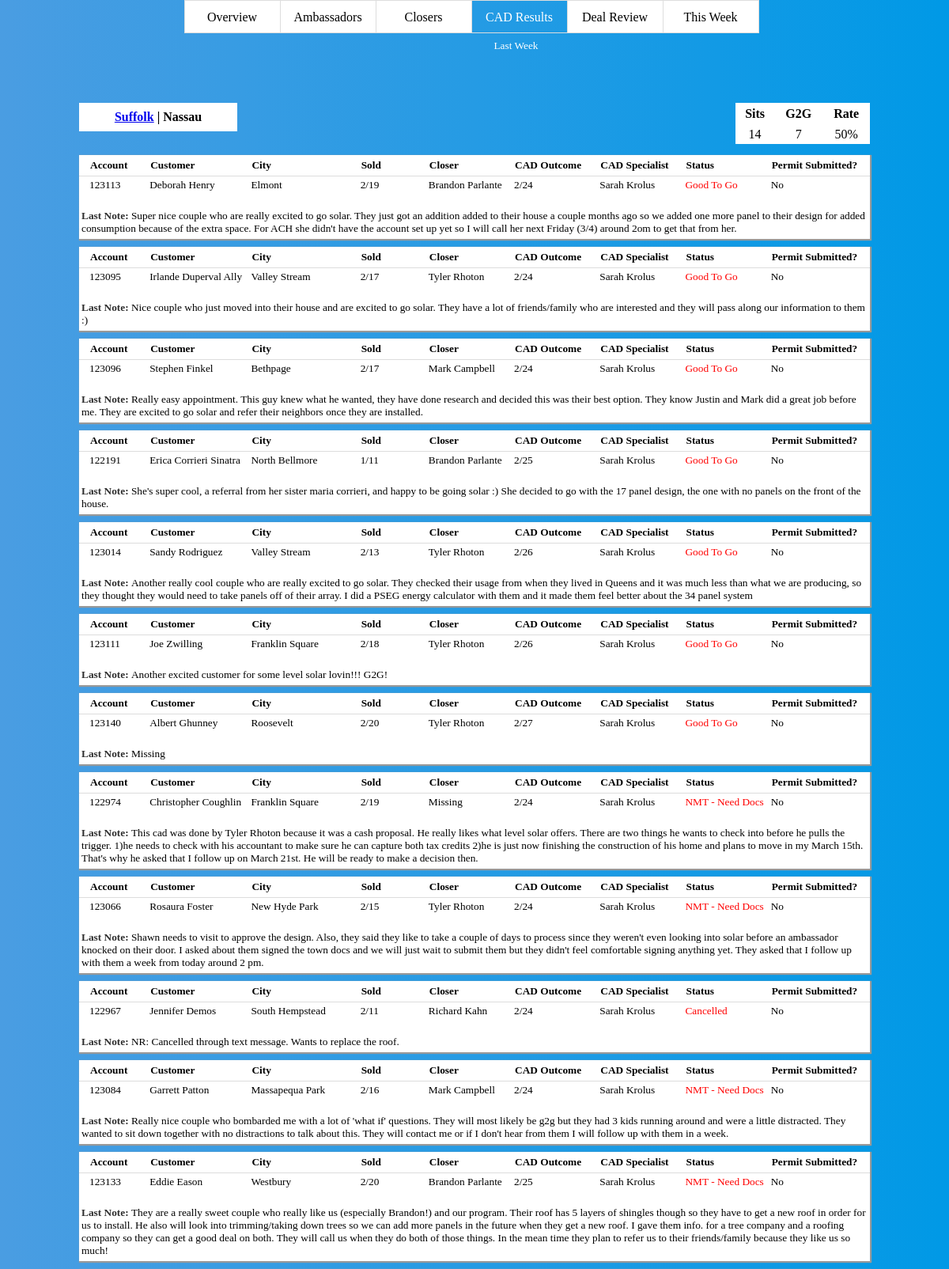
Screenshot of /cads/nassau (upper part) with the database file from the repository.
### appdev2.py (models this page shows, shortened)
class CAD(db.Model):
    id = db.Column(db.Integer, primary_key=True)
    name = db.Column(db.String)
    contact_id = db.Column(db.String)
    account_num = db.Column(db.String)
    city = db.Column(db.String)
    county = db.Column(db.String)
    sale_date = db.Column(db.DateTime)
    closer = db.Column(db.String)
    cad_closer = db.Column(db.String)
    cad_sit = db.Column(db.String)
    cad_outcome_date = db.Column(db.DateTime)
    cad_outcome = db.Column(db.String)
    cad_notes = db.Column(db.Text)

### appdev2.py (the view)
@app.route("/cads/nassau")
def cads_nassau():
    info = json_cads()
    return render_template("cads_nassau.html", info=info)

### appdev2.py (called while the page is built)
def get_week_start():
    utc_zone = pytz.timezone('UTC')
    est_zone = pytz.timezone('US/Eastern')
    now_utc_naive = datetime.datetime.utcnow()
    now_utc_aware = utc_zone.localize(now_utc_naive)
    now_est_aware = now_utc_aware.astimezone(est_zone)
    today_12am_est = now_est_aware.replace(hour=0, minute=0, second=0)
    one_day = datetime.timedelta(days=1)
    today_int = now_est_aware.weekday()
    week_start = today_12am_est - (one_day * today_int)
    return week_start

### templates/cads_nassau.html (shortened to what this page needs)
<!DOCTYPE html>
<html lang="en">
<head>
  <link rel="stylesheet" type="text/css" href="/static/css/sm.css">
</head>
<body>
  <div style="height:50px;margin-bottom:0px;width:735px;margin-left:auto;margin-right:auto">
    <a href="http://104.131.100.182/sm" style="text-decoration:none">
      <div id="navlink" style="margin-left:auto;float:left">
        <p>Overview</p>
      </div>
    </a>
    <a href="http://104.236.9.131/sm_amb/suffolk" style="text-decoration:none">
      <div id="navlink" style="border-left:none">
        <p>Ambassadors</p>
      </div>
    </a>
    <a href="http://104.131.100.182/closers" style="text-decoration:none">
      <div id="navlink" style="border-left:none">
        <p>Closers</p>
      </div>
    </a>
    <a href="" style="text-decoration:none">
      <div id="navlink-active" style="border-left:none">
        <p>CAD Results</p>
      </div>
    </a>
    <a href="http://google.com" style="text-decoration:none">
      <div id="navlink" style="border-left:none">
        <p>Deal Review</p>
      </div>
    </a>
    <a href="http://google.com" style="text-decoration:none">
      <div id="navlink" style="border-left:none">
        <p>This Week</p>
      </div>
    </a>
  </div>
 <div style="height:50px;margin-bottom:30px;width:735px;margin-left:auto;margin-right:auto">
      <div id="navlink" style="margin-left:auto;float:left;border:none;background-color:transparent">
      </div>
      <div id="navlink" style="border:none;background-color:transparent">
      </div>
      <div id="navlink" style="border:none;background-color:transparent">
      </div>
      <div id="navlink" style="border:none;background-color:transparent;height:20px">
        <p style="color:white;font-size:10pt;margin-top:3px">Last Week</p>
      </div>
      <div id="navlink" style="border:none;background-color:transparent">
      </div>
      <div id="navlink" style="border:none;background-color:transparent">
      </div>
  </div>
<div id="container">
 <div id="content">
  <div style="width:1000px;margin-left:auto;margin-right:auto;margin-bottom:10px;height:30px">
       <table class="tablesorter myTable" style="box-shadow:none;width:200px;float:left;font-weight:none;margin-bottom:30px">
                    <tbody>
                        <tr>
                            <td style="height:30px;font-weight:bold;box-shadow:none"><a href="{{ url_for('cads_suffolk') }}">Suffolk</a> | Nassau</td>
                    </tbody>
                </table>
    <table class="tablesorter myTable" id="tabletitle" style="background-color:none;float:right;width:170px;box-shadow:none;font-size:12pt;margin-bottom:10px">
      <tr>
        <th style="border-bottom:none">Sits</th>
        <th style="border-bottom:none">G2G</th>
        <th style="border-bottom:none">Rate</th>
      </tr>
      <tr>
        <td>{{ info["Nassau"]["sits"] }}</td>
        <td>{{ info["Nassau"]["g2g"] }}</td>
        <td>{{ info["Nassau"]["g2g_rate"] }}</td>
      </tr>
    </table>
  </div>
{% for item in info["Nassau"]["outcomes"] %}
  <table class="tablesorter myTable" style="width:1000px;margin-top:0px;margin-bottom:10px;font-size:10pt">
    <thead>
     <tr style="font-weight:bold">
      <th style="text-align:left;text-indent:10px;width:40px">Account</th>
      <th style="text-align:left;width:120px">Customer</th>
      <th style="text-align:left;width:130px">City</th>
      <th style="text-align:left;width:40px">Sold</th>
      <th style="text-align:left;width:100px">Closer</th>
      <th style="text-align:left;width:100px">CAD Outcome</th>
      <th style="text-align:left;width:100px">CAD Specialist</th>
      <th style="text-align:left;width:100px">Status</th>
      <th style="text-align:left;width:120px">Permit Submitted?</th>
    </tr>
  </thead>
  <tbody>
    <tr>
      <td style="width:80px;text-align:left;text-indent:10px">{{ item["account_num"] }}</td>
      <td style="width:80px;text-align:left">{{ item["name"] }}</td>
      <td style="width:80px;text-align:left">{{ item["city"] }}</td>
      <td style="width:80px;text-align:left">{{ item["sale_date"] }}</td>
      <td style="width:80px;text-align:left">{{ item["closer"] }}</td>
      <td style="width:80px;text-align:left">{{ item["cad_outcome_date"] }}</td>
      <td style="width:80px;text-align:left">{{ item["cad_closer"] }}</td>
      <td style="width:80px;text-align:left;color:red">{{ item["cad_outcome"] }}</td>
      <td style="width:80px;text-align:left">{{ item["permit_submitted"] }}</td>
    </tr>
    <tr>
      <td colspan="9" style="text-align:left;padding-top:20px;padding-bottom:5px"><span style="font-weight:bold">Last Note: </span>{{ item["cad_notes"] }}</td>
    </tr>
  </tbody>
</table>
{% endfor %}
</div>
</div>
</body>
</html>

### static/css/sm.css (style rules this page uses)
body { background-color: #4a9de2; margin: 0; padding: 0; height: 100%; font-family: Trebuchet MS; background: #4a9de2; background: -webkit-linear-gradient(to left, #0099e6, #4a9de2); background: linear-gradient(to left, #0099e6, #4a9de2); }
table { border-collapse: collapse; width: 840px; }
.myTable th { text-decoration: ; }
#navlink { width: 120px; font-size: 10pt; margin-left: auto; margin-right: auto; background-color: white; height: 40px; border: 1px solid #dddddd; line-height:10px; color: ; float: left; }
#navlink-active { width: 120px; font-size: 10pt; margin-left: auto; margin-right: auto; background-color: ; height: 40px; border: 1px solid #dddddd; color: white; font-size: 12pt; font-weight: ; text-align: center; line-height:10px; float: left; }
#navlink p { color: black; font-size: 12pt; text-align: center; }
.table.title h3, span { margin-top: 0px; margin-bottom: 0px; color: #2E2E2E; width: 1000px; margin-left: auto; margin-right: auto; }
.myTable td { border-collapse: collapse; padding: 3px; }
.myTable th { border-bottom: 1px solid #dddddd; border-collapse: collapse; padding: 4px; background-color: white; padding-top: 5px; padding-bottom: 5px; }
.tablesorter { font-family: Trebuchet MS; background-color: #FFFFFF; margin-left: auto; margin-right: auto; font-size: 12pt; width: 1000px; text-align: center; box-shadow: 1px 1px 1px 1px #999999; }
#container { min-height: 100%; position: relative; }
#content { padding-bottom: 368px; }

### rows the page displays
CAD: account_num "123113", name "Deborah Henry", city "Elmont", sale_date "2/19", closer "Brandon Parlante", cad_outcome_date "2/24", cad_closer "Sarah Krolus", cad_outcome "Good To Go", permit_submitted "No", cad_notes "Super nice couple who are really excited to go solar. They just got an addition added to their house a couple months ago so we added one more panel to their design for added consumption because of the extra space. For ACH she didn't have the account set up yet so I will call her next Friday (3/4) around 2om to get that from her."
CAD: account_num "123095", name "Irlande Duperval Ally", city "Valley Stream", sale_date "2/17", closer "Tyler Rhoton", cad_outcome_date "2/24", cad_closer "Sarah Krolus", cad_outcome "Good To Go", permit_submitted "No", cad_notes "Nice couple who just moved into their house and are excited to go solar. They have a lot of friends/family who are interested and they will pass along our information to them :)"
CAD: account_num "123096", name "Stephen Finkel", city "Bethpage", sale_date "2/17", closer "Mark Campbell", cad_outcome_date "2/24", cad_closer "Sarah Krolus", cad_outcome "Good To Go", permit_submitted "No", cad_notes "Really easy appointment. This guy knew what he wanted, they have done research and decided this was their best option. They know Justin and Mark did a great job before me. They are excited to go solar and refer their neighbors once they are installed."
CAD: account_num "122191", name "Erica Corrieri Sinatra", city "North Bellmore", sale_date "1/11", closer "Brandon Parlante", cad_outcome_date "2/25", cad_closer "Sarah Krolus", cad_outcome "Good To Go", permit_submitted "No", cad_notes "She's super cool, a referral from her sister maria corrieri, and happy to be going solar :) She decided to go with the 17 panel design, the one with no panels on the front of the house."
CAD: account_num "123014", name "Sandy Rodriguez", city "Valley Stream", sale_date "2/13", closer "Tyler Rhoton", cad_outcome_date "2/26", cad_closer "Sarah Krolus", cad_outcome "Good To Go", permit_submitted "No", cad_notes "Another really cool couple who are really excited to go solar. They checked their usage from when they lived in Queens and it was much less than what we are producing, so they thought they would need to take panels off of their array. I did a PSEG energy calculator with them and it made them feel better about the 34 panel system"
CAD: account_num "123111", name "Joe Zwilling", city "Franklin Square", sale_date "2/18", closer "Tyler Rhoton", cad_outcome_date "2/26", cad_closer "Sarah Krolus", cad_outcome "Good To Go", permit_submitted "No", cad_notes "Another excited customer for some level solar lovin!!! G2G!"
CAD: account_num "123140", name "Albert Ghunney", city "Roosevelt", sale_date "2/20", closer "Tyler Rhoton", cad_outcome_date "2/27", cad_closer "Sarah Krolus", cad_outcome "Good To Go", permit_submitted "No", cad_notes "Missing"
CAD: account_num "122974", name "Christopher Coughlin", city "Franklin Square", sale_date "2/19", closer "Missing", cad_outcome_date "2/24", cad_closer "Sarah Krolus", cad_outcome "NMT - Need Docs", permit_submitted "No", cad_notes "This cad was done by Tyler Rhoton because it was a cash proposal. He really likes what level solar offers. There are two things he wants to check into before he pulls the trigger. 1)he needs to check with his accountant to make sure he can capture both tax credits 2)he is just now finishing the construction of his home and plans to move in my March 15th. That's why he asked that I follow up on March 21st. He will be ready to make a decision then."
CAD: account_num "123066", name "Rosaura Foster", city "New Hyde Park", sale_date "2/15", closer "Tyler Rhoton", cad_outcome_date "2/24", cad_closer "Sarah Krolus", cad_outcome "NMT - Need Docs", permit_submitted "No", cad_notes "Shawn needs to visit to approve the design. Also, they said they like to take a couple of days to process since they weren't even looking into solar before an ambassador knocked on their door. I asked about them signed the town docs and we will just wait to submit them but they didn't feel comfortable signing anything yet. They asked that I follow up with them a week from today around 2 pm."
CAD: account_num "122967", name "Jennifer Demos", city "South Hempstead", sale_date "2/11", closer "Richard Kahn", cad_outcome_date "2/24", cad_closer "Sarah Krolus", cad_outcome "Cancelled", permit_submitted "No", cad_notes "NR: Cancelled through text message. Wants to replace the roof."
CAD: account_num "123084", name "Garrett Patton", city "Massapequa Park", sale_date "2/16", closer "Mark Campbell", cad_outcome_date "2/24", cad_closer "Sarah Krolus", cad_outcome "NMT - Need Docs", permit_submitted "No", cad_notes "Really nice couple who bombarded me with a lot of 'what if' questions. They will most likely be g2g but they had 3 kids running around and were a little distracted. They wanted to sit down together with no distractions to talk about this. They will contact me or if I don't hear from them I will follow up with them in a week."
CAD: account_num "123133", name "Eddie Eason", city "Westbury", sale_date "2/20", closer "Brandon Parlante", cad_outcome_date "2/25", cad_closer "Sarah Krolus", cad_outcome "NMT - Need Docs", permit_submitted "No", cad_notes "They are a really sweet couple who really like us (especially Brandon!) and our program. Their roof has 5 layers of shingles though so they have to get a new roof in order for us to install. He also will look into trimming/taking down trees so we can add more panels in the future when they get a new roof. I gave them info. for a tree company and a roofing company so they can get a good deal on both. They will call us when they do both of those things. In the mean time they plan to refer us to their friends/family because they like us so much!"

### other values shown
{{ info["Nassau"]["sits"] }} "14"
{{ info["Nassau"]["g2g"] }} "7"
{{ info["Nassau"]["g2g_rate"] }} "50%"
